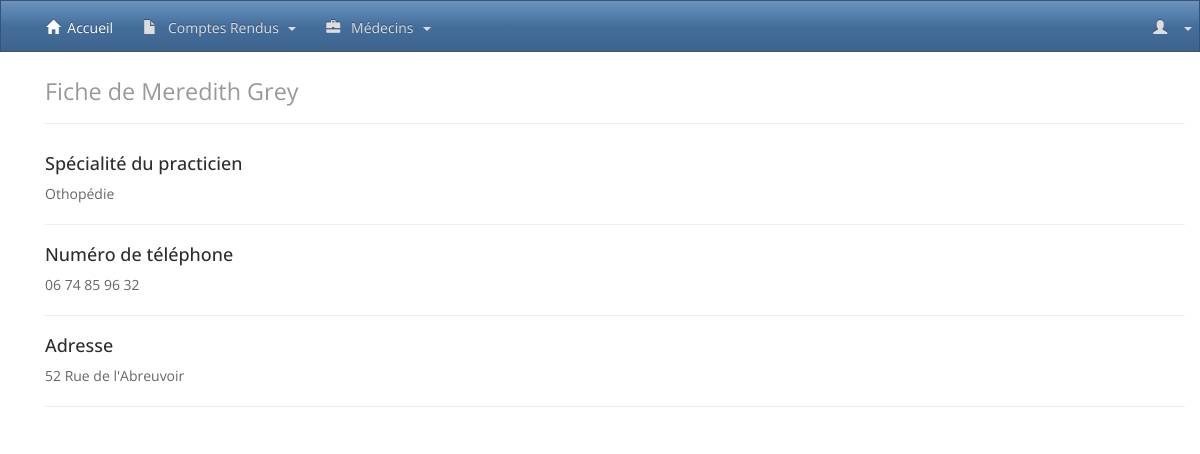
Screenshot of /afficher_medecin.php?id=2 with the database file from the repository.
### tables this page shows
CREATE TABLE IF NOT EXISTS `medecin` (
  `ID` int(11) NOT NULL AUTO_INCREMENT,
  `ID_POSSEDE` int(11) NOT NULL,
  `NOM` varchar(255) DEFAULT NULL,
  `PRENOM` varchar(255) DEFAULT NULL,
  `ADRESSE` varchar(255) DEFAULT NULL,
  `VILLE_MEDECIN` varchar(255) NOT NULL,
  `CP_MEDECIN` int(5) NOT NULL,
  `TEL` varchar(32) DEFAULT NULL,
  `DEPARTEMENT` int(2) DEFAULT NULL,
  PRIMARY KEY (`ID`),
  KEY `FK_MEDECIN_SPECIALITE` (`ID_POSSEDE`)
);

CREATE TABLE IF NOT EXISTS `specialite` (
  `ID` int(32) NOT NULL AUTO_INCREMENT,
  `LIBELLE` varchar(255) DEFAULT NULL,
  PRIMARY KEY (`ID`)
);

### afficher_medecin.php (the view, shortened to what this page needs)
<?php
  include("partials/header.php");
  include("lib/function.php");
  include("partials/navbar.php");
if(isset($_GET["id"]))
{
  if ($_GET["id"]=="all")
  {
    $tout_afficher=true;
    if (isset($_GET["pos"]))
    {
      $query="SELECT * FROM medecin, specialite WHERE specialite.ID = medecin.ID_POSSEDE AND medecin.ID=". id_medecin($_GET['pos']).";";
    }
    else
    {
      $query="SELECT * FROM medecin, specialite WHERE specialite.ID = medecin.ID_POSSEDE LIMIT 1 ;";
    }
  }
  else
  {
    $id_medecin=$bdd->quote($_GET["id"]);
    $query="SELECT * FROM medecin, specialite WHERE specialite.ID = medecin.ID_POSSEDE AND medecin.ID=". $id_medecin.";";
  }
  $result=$bdd->query($query);
  while($value =$result->fetch())
  {
    $nom=$value['NOM'];
    $prenom=$value['PRENOM'];
    $adresse=$value['ADRESSE'];
    $tel=$value['TEL'];
    $specialite=$value['LIBELLE'];
  }
}
?>
<div class="container">
      <div class="span9 offset1 container">
  <h1><small>Fiche de  <?php echo $prenom."&nbsp;".$nom ;?></small></h1>
  <hr>
</div>
      <div class="span9 offset1 container">
        <div class="span6">
          <h4>Spécialité du practicien</h4>
            <p>
              <?php
                echo $specialite;
              ?>
            </p>
          <hr>
          <h4>Numéro de téléphone</h4>
            <p>
              <?php echo $tel; ?>
            </p>
          <hr>
          <h4>Adresse</h4>
            <p>
              <?php echo $adresse; ?>
            </p>
          <hr>
<?php include("partials/footer.php");?>

### rows the page displays
medecin: PRENOM "Meredith", NOM "Grey", ID_POSSEDE.LIBELLE "Othopédie", TEL "06 74 85 96 32", ADRESSE "52 Rue de l'Abreuvoir"
